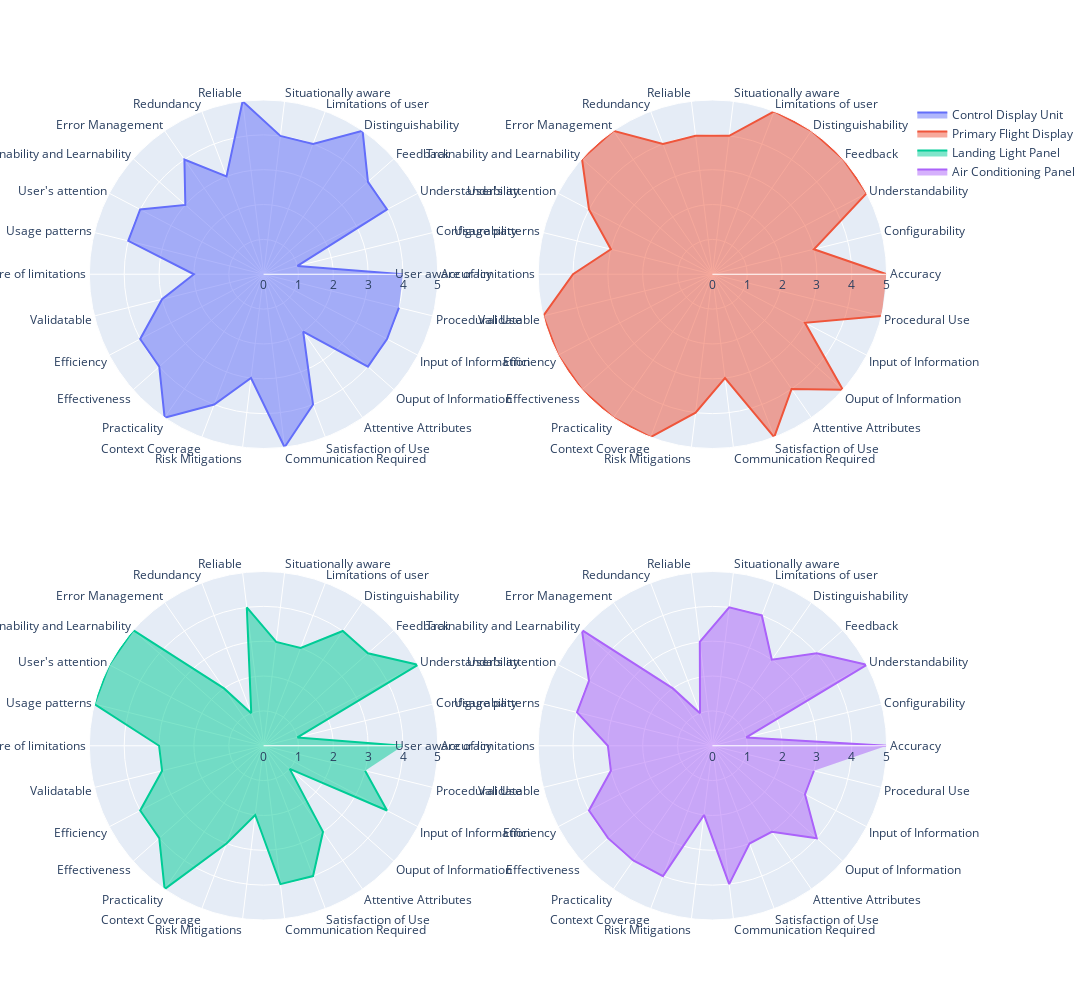

The notebook cell this image was saved under:
### Code cell
fig = make_subplots(rows=2, cols=2,
                   specs=[[{"type": "polar"}, {"type": "polar"}],
                         [{"type": "polar"}, {"type": "polar"}]])
fig.add_trace(go.Scatterpolar(
    name="Control Display Unit",
    r=df['Control Display Unit'],
    theta=df['Quality'],
    fill='toself'
    ), 1, 1)
fig.add_trace(go.Scatterpolar(
    name="Primary Flight Display",
    r=df['Primary Flight Display'],
    theta=df['Quality'],
    fill='toself'
    ), 1, 2)
fig.add_trace(go.Scatterpolar(
    name="Landing Light Panel",
    r=df['Landing Light Panel'],
    theta=df['Quality'],
    fill='toself'
    ), 2, 1)
fig.add_trace(go.Scatterpolar(
    name="Air Conditioning Panel",
    r=df['Air Conditioning Panel'],
    theta=df['Quality'],
    fill='toself'
    ), 2, 2)
fig.update_layout(height=1000, width=1500)
fig.show()

### Figure 1 — Plotly figure (JSON) as saved in the notebook; plotly's stock layout.template omitted (floating-point values rounded to 4 significant figures)
{"data": [{"fill": "toself", "name": "Control Display Unit", "r": [4, 1, 4, 4, 5, 4, 4, 5, 3, 4, 3, 4, 4, 2, 3, 4, 4, 5, 4, 3, 5, 4, 2, 4, 4, 4], "subplot": "polar", "theta": ["Accuracy", "Configurability", "Understandability", "Feedback", "Distinguishability", "Limitations of user", "Situationally aware", "Reliable", "Redundancy", "Error Management", "Trainability and Learnability", "User's attention", "Usage patterns", "User aware of limitations", "Validatable", "Efficiency", "Effectiveness", "Practicality", "Context Coverage", "Risk Mitigations", "Communication Required", "Satisfaction of Use", "Attentive Attributes", "Ouput of Information", "Input of Information", "Procedural Use"], "type": "scatterpolar"}, {"fill": "toself", "name": "Primary Flight Display", "r": [5, 3, 5, 5, 5, 5, 4, 4, 4, 5, 5, 4, 3, 4, 5, 5, 5, 5, 5, 4, 3, 5, 4, 5, 3, 5], "subplot": "polar2", "theta": ["Accuracy", "Configurability", "Understandability", "Feedback", "Distinguishability", "Limitations of user", "Situationally aware", "Reliable", "Redundancy", "Error Management", "Trainability and Learnability", "User's attention", "Usage patterns", "User aware of limitations", "Validatable", "Efficiency", "Effectiveness", "Practicality", "Context Coverage", "Risk Mitigations", "Communication Required", "Satisfaction of Use", "Attentive Attributes", "Ouput of Information", "Input of Information", "Procedural Use"], "type": "scatterpolar"}, {"fill": "toself", "name": "Landing Light Panel", "r": [4, 1, 5, 4, 4, 3, 3, 4, 1, 2, 5, 5, 5, 3, 3, 4, 4, 5, 3, 2, 4, 4, 3, 1, 4, 3], "subplot": "polar3", "theta": ["Accuracy", "Configurability", "Understandability", "Feedback", "Distinguishability", "Limitations of user", "Situationally aware", "Reliable", "Redundancy", "Error Management", "Trainability and Learnability", "User's attention", "Usage patterns", "User aware of limitations", "Validatable", "Efficiency", "Effectiveness", "Practicality", "Context Coverage", "Risk Mitigations", "Communication Required", "Satisfaction of Use", "Attentive Attributes", "Ouput of Information", "Input of Information", "Procedural Use"], "type": "scatterpolar"}, {"fill": "toself", "name": "Air Conditioning Panel", "r": [5, 1, 5, 4, 3, 4, 4, 3, 1, 2, 5, 4, 4, 3, 3, 4, 4, 4, 4, 2, 4, 3, 3, 4, 3, 3], "subplot": "polar4", "theta": ["Accuracy", "Configurability", "Understandability", "Feedback", "Distinguishability", "Limitations of user", "Situationally aware", "Reliable", "Redundancy", "Error Management", "Trainability and Learnability", "User's attention", "Usage patterns", "User aware of limitations", "Validatable", "Efficiency", "Effectiveness", "Practicality", "Context Coverage", "Risk Mitigations", "Communication Required", "Satisfaction of Use", "Attentive Attributes", "Ouput of Information", "Input of Information", "Procedural Use"], "type": "scatterpolar"}], "layout": {"height": 1000, "polar": {"angularaxis": {"type": "category"}, "domain": {"x": [0, 0.45], "y": [0.575, 1]}, "radialaxis": {"autorange": true, "range": [0, 5], "type": "linear"}}, "polar2": {"angularaxis": {"type": "category"}, "domain": {"x": [0.55, 1], "y": [0.575, 1]}, "radialaxis": {"autorange": true, "range": [0, 5], "type": "linear"}}, "polar3": {"angularaxis": {"type": "category"}, "domain": {"x": [0, 0.45], "y": [0, 0.425]}, "radialaxis": {"autorange": true, "range": [0, 5], "type": "linear"}}, "polar4": {"angularaxis": {"type": "category"}, "domain": {"x": [0.55, 1], "y": [0, 0.425]}, "radialaxis": {"autorange": true, "range": [0, 5], "type": "linear"}}, "width": 1500}}
